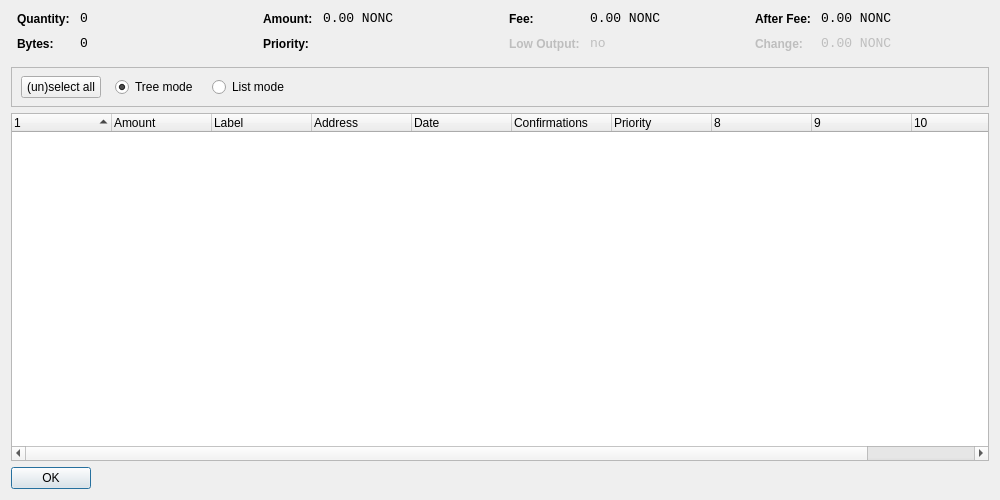
<?xml version="1.0" encoding="UTF-8"?>
<ui version="4.0">
 <class>CoinControlDialog</class>
 <widget class="QDialog" name="CoinControlDialog">
  <property name="geometry">
   <rect>
    <x>0</x>
    <y>0</y>
    <width>1000</width>
    <height>500</height>
   </rect>
  </property>
  <property name="windowTitle">
   <string>Coin Control</string>
  </property>
  <layout class="QVBoxLayout" name="verticalLayout">
   <item>
    <layout class="QHBoxLayout" name="horizontalLayoutTop" stretch="0,0,0,0">
     <property name="topMargin">
      <number>0</number>
     </property>
     <property name="bottomMargin">
      <number>10</number>
     </property>
     <item>
      <layout class="QFormLayout" name="formLayoutCoinControl1">
       <property name="horizontalSpacing">
        <number>10</number>
       </property>
       <property name="verticalSpacing">
        <number>10</number>
       </property>
       <property name="leftMargin">
        <number>6</number>
       </property>
       <property name="rightMargin">
        <number>6</number>
       </property>
       <item row="0" column="0">
        <widget class="QLabel" name="labelCoinControlQuantityText">
         <property name="styleSheet">
          <string notr="true">font-weight:bold;</string>
         </property>
         <property name="text">
          <string>Quantity:</string>
         </property>
        </widget>
       </item>
       <item row="0" column="1">
        <widget class="QLabel" name="labelCoinControlQuantity">
         <property name="font">
          <font>
           <family>Monospace</family>
           <pointsize>10</pointsize>
          </font>
         </property>
         <property name="cursor">
          <cursorShape>IBeamCursor</cursorShape>
         </property>
         <property name="contextMenuPolicy">
          <enum>Qt::ActionsContextMenu</enum>
         </property>
         <property name="text">
          <string>0</string>
         </property>
         <property name="textInteractionFlags">
          <set>Qt::LinksAccessibleByMouse|Qt::TextSelectableByKeyboard|Qt::TextSelectableByMouse</set>
         </property>
        </widget>
       </item>
       <item row="1" column="0">
        <widget class="QLabel" name="labelCoinControlBytesText">
         <property name="styleSheet">
          <string notr="true">font-weight:bold;</string>
         </property>
         <property name="text">
          <string>Bytes:</string>
         </property>
        </widget>
       </item>
       <item row="1" column="1">
        <widget class="QLabel" name="labelCoinControlBytes">
         <property name="font">
          <font>
           <family>Monospace</family>
           <pointsize>10</pointsize>
          </font>
         </property>
         <property name="cursor">
          <cursorShape>IBeamCursor</cursorShape>
         </property>
         <property name="contextMenuPolicy">
          <enum>Qt::ActionsContextMenu</enum>
         </property>
         <property name="text">
          <string>0</string>
         </property>
         <property name="textInteractionFlags">
          <set>Qt::LinksAccessibleByMouse|Qt::TextSelectableByKeyboard|Qt::TextSelectableByMouse</set>
         </property>
        </widget>
       </item>
      </layout>
     </item>
     <item>
      <layout class="QFormLayout" name="formLayoutCoinControl2">
       <property name="horizontalSpacing">
        <number>10</number>
       </property>
       <property name="verticalSpacing">
        <number>10</number>
       </property>
       <property name="leftMargin">
        <number>6</number>
       </property>
       <property name="rightMargin">
        <number>6</number>
       </property>
       <item row="0" column="0">
        <widget class="QLabel" name="labelCoinControlAmountText">
         <property name="styleSheet">
          <string notr="true">font-weight:bold;</string>
         </property>
         <property name="text">
          <string>Amount:</string>
         </property>
        </widget>
       </item>
       <item row="0" column="1">
        <widget class="QLabel" name="labelCoinControlAmount">
         <property name="font">
          <font>
           <family>Monospace</family>
           <pointsize>10</pointsize>
          </font>
         </property>
         <property name="cursor">
          <cursorShape>IBeamCursor</cursorShape>
         </property>
         <property name="contextMenuPolicy">
          <enum>Qt::ActionsContextMenu</enum>
         </property>
         <property name="text">
          <string>0.00 NONC</string>
         </property>
         <property name="textInteractionFlags">
          <set>Qt::LinksAccessibleByMouse|Qt::TextSelectableByKeyboard|Qt::TextSelectableByMouse</set>
         </property>
        </widget>
       </item>
       <item row="1" column="0">
        <widget class="QLabel" name="labelCoinControlPriorityText">
         <property name="styleSheet">
          <string notr="true">font-weight:bold;</string>
         </property>
         <property name="text">
          <string>Priority:</string>
         </property>
        </widget>
       </item>
       <item row="1" column="1">
        <widget class="QLabel" name="labelCoinControlPriority">
         <property name="font">
          <font>
           <family>Monospace</family>
           <pointsize>10</pointsize>
          </font>
         </property>
         <property name="cursor">
          <cursorShape>IBeamCursor</cursorShape>
         </property>
         <property name="contextMenuPolicy">
          <enum>Qt::ActionsContextMenu</enum>
         </property>
         <property name="text">
          <string/>
         </property>
         <property name="textInteractionFlags">
          <set>Qt::LinksAccessibleByMouse|Qt::TextSelectableByKeyboard|Qt::TextSelectableByMouse</set>
         </property>
        </widget>
       </item>
      </layout>
     </item>
     <item>
      <layout class="QFormLayout" name="formLayoutCoinControl3">
       <property name="horizontalSpacing">
        <number>10</number>
       </property>
       <property name="verticalSpacing">
        <number>10</number>
       </property>
       <property name="leftMargin">
        <number>6</number>
       </property>
       <property name="rightMargin">
        <number>6</number>
       </property>
       <item row="0" column="0">
        <widget class="QLabel" name="labelCoinControlFeeText">
         <property name="styleSheet">
          <string notr="true">font-weight:bold;</string>
         </property>
         <property name="text">
          <string>Fee:</string>
         </property>
        </widget>
       </item>
       <item row="0" column="1">
        <widget class="QLabel" name="labelCoinControlFee">
         <property name="font">
          <font>
           <family>Monospace</family>
           <pointsize>10</pointsize>
          </font>
         </property>
         <property name="cursor">
          <cursorShape>IBeamCursor</cursorShape>
         </property>
         <property name="contextMenuPolicy">
          <enum>Qt::ActionsContextMenu</enum>
         </property>
         <property name="text">
          <string>0.00 NONC</string>
         </property>
         <property name="textInteractionFlags">
          <set>Qt::LinksAccessibleByMouse|Qt::TextSelectableByKeyboard|Qt::TextSelectableByMouse</set>
         </property>
        </widget>
       </item>
       <item row="1" column="0">
        <widget class="QLabel" name="labelCoinControlLowOutputText">
         <property name="enabled">
          <bool>false</bool>
         </property>
         <property name="styleSheet">
          <string notr="true">font-weight:bold;</string>
         </property>
         <property name="text">
          <string>Low Output:</string>
         </property>
        </widget>
       </item>
       <item row="1" column="1">
        <widget class="QLabel" name="labelCoinControlLowOutput">
         <property name="enabled">
          <bool>false</bool>
         </property>
         <property name="font">
          <font>
           <family>Monospace</family>
           <pointsize>10</pointsize>
          </font>
         </property>
         <property name="cursor">
          <cursorShape>IBeamCursor</cursorShape>
         </property>
         <property name="contextMenuPolicy">
          <enum>Qt::ActionsContextMenu</enum>
         </property>
         <property name="text">
          <string>no</string>
         </property>
         <property name="textInteractionFlags">
          <set>Qt::LinksAccessibleByMouse|Qt::TextSelectableByKeyboard|Qt::TextSelectableByMouse</set>
         </property>
        </widget>
       </item>
      </layout>
     </item>
     <item>
      <layout class="QFormLayout" name="formLayoutCoinControl4">
       <property name="horizontalSpacing">
        <number>10</number>
       </property>
       <property name="verticalSpacing">
        <number>10</number>
       </property>
       <property name="leftMargin">
        <number>6</number>
       </property>
       <property name="rightMargin">
        <number>6</number>
       </property>
       <item row="0" column="0">
        <widget class="QLabel" name="labelCoinControlAfterFeeText">
         <property name="styleSheet">
          <string notr="true">font-weight:bold;</string>
         </property>
         <property name="text">
          <string>After Fee:</string>
         </property>
        </widget>
       </item>
       <item row="0" column="1">
        <widget class="QLabel" name="labelCoinControlAfterFee">
         <property name="font">
          <font>
           <family>Monospace</family>
           <pointsize>10</pointsize>
          </font>
         </property>
         <property name="cursor">
          <cursorShape>IBeamCursor</cursorShape>
         </property>
         <property name="contextMenuPolicy">
          <enum>Qt::ActionsContextMenu</enum>
         </property>
         <property name="text">
          <string>0.00 NONC</string>
         </property>
         <property name="textInteractionFlags">
          <set>Qt::LinksAccessibleByMouse|Qt::TextSelectableByKeyboard|Qt::TextSelectableByMouse</set>
         </property>
        </widget>
       </item>
       <item row="1" column="0">
        <widget class="QLabel" name="labelCoinControlChangeText">
         <property name="enabled">
          <bool>false</bool>
         </property>
         <property name="styleSheet">
          <string notr="true">font-weight:bold;</string>
         </property>
         <property name="text">
          <string>Change:</string>
         </property>
        </widget>
       </item>
       <item row="1" column="1">
        <widget class="QLabel" name="labelCoinControlChange">
         <property name="enabled">
          <bool>false</bool>
         </property>
         <property name="font">
          <font>
           <family>Monospace</family>
           <pointsize>10</pointsize>
          </font>
         </property>
         <property name="cursor">
          <cursorShape>IBeamCursor</cursorShape>
         </property>
         <property name="contextMenuPolicy">
          <enum>Qt::ActionsContextMenu</enum>
         </property>
         <property name="text">
          <string>0.00 NONC</string>
         </property>
         <property name="textInteractionFlags">
          <set>Qt::LinksAccessibleByMouse|Qt::TextSelectableByKeyboard|Qt::TextSelectableByMouse</set>
         </property>
        </widget>
       </item>
      </layout>
     </item>
    </layout>
   </item>
   <item>
    <widget class="QFrame" name="frame">
     <property name="minimumSize">
      <size>
       <width>0</width>
       <height>40</height>
      </size>
     </property>
     <property name="frameShape">
      <enum>QFrame::StyledPanel</enum>
     </property>
     <property name="frameShadow">
      <enum>QFrame::Sunken</enum>
     </property>
     <widget class="QWidget" name="horizontalLayoutWidget">
      <property name="geometry">
       <rect>
        <x>10</x>
        <y>0</y>
        <width>781</width>
        <height>41</height>
       </rect>
      </property>
      <layout class="QHBoxLayout" name="horizontalLayoutPanel" stretch="0,0,0,0">
       <property name="spacing">
        <number>14</number>
       </property>
       <item>
        <widget class="QPushButton" name="pushButtonSelectAll">
         <property name="sizePolicy">
          <sizepolicy hsizetype="Maximum" vsizetype="Fixed">
           <horstretch>0</horstretch>
           <verstretch>0</verstretch>
          </sizepolicy>
         </property>
         <property name="text">
          <string>(un)select all</string>
         </property>
        </widget>
       </item>
       <item>
        <widget class="QRadioButton" name="radioTreeMode">
         <property name="sizePolicy">
          <sizepolicy hsizetype="Maximum" vsizetype="Fixed">
           <horstretch>0</horstretch>
           <verstretch>0</verstretch>
          </sizepolicy>
         </property>
         <property name="text">
          <string>Tree mode</string>
         </property>
         <property name="checked">
          <bool>true</bool>
         </property>
        </widget>
       </item>
       <item>
        <widget class="QRadioButton" name="radioListMode">
         <property name="sizePolicy">
          <sizepolicy hsizetype="Maximum" vsizetype="Fixed">
           <horstretch>0</horstretch>
           <verstretch>0</verstretch>
          </sizepolicy>
         </property>
         <property name="text">
          <string>List mode</string>
         </property>
        </widget>
       </item>
       <item>
        <spacer name="horizontalSpacer">
         <property name="orientation">
          <enum>Qt::Horizontal</enum>
         </property>
         <property name="sizeHint" stdset="0">
          <size>
           <width>40</width>
           <height>20</height>
          </size>
         </property>
        </spacer>
       </item>
      </layout>
     </widget>
    </widget>
   </item>
   <item>
    <widget class="CoinControlTreeWidget" name="treeWidget">
     <property name="contextMenuPolicy">
      <enum>Qt::CustomContextMenu</enum>
     </property>
     <property name="sortingEnabled">
      <bool>false</bool>
     </property>
     <property name="columnCount">
      <number>11</number>
     </property>
     <attribute name="headerShowSortIndicator" stdset="0">
      <bool>true</bool>
     </attribute>
     <attribute name="headerStretchLastSection">
      <bool>false</bool>
     </attribute>
     <column>
      <property name="text">
       <string/>
      </property>
     </column>
     <column>
      <property name="text">
       <string>Amount</string>
      </property>
     </column>
     <column>
      <property name="text">
       <string>Label</string>
      </property>
     </column>
     <column>
      <property name="text">
       <string>Address</string>
      </property>
     </column>
     <column>
      <property name="text">
       <string>Date</string>
      </property>
     </column>
     <column>
      <property name="text">
       <string>Confirmations</string>
      </property>
      <property name="toolTip">
       <string>Confirmed</string>
      </property>
     </column>
     <column>
      <property name="text">
       <string>Priority</string>
      </property>
     </column>
     <column>
      <property name="text">
       <string/>
      </property>
     </column>
     <column>
      <property name="text">
       <string/>
      </property>
     </column>
     <column>
      <property name="text">
       <string/>
      </property>
     </column>
     <column>
      <property name="text">
       <string/>
      </property>
     </column>
    </widget>
   </item>
   <item>
    <widget class="QDialogButtonBox" name="buttonBox">
     <property name="sizePolicy">
      <sizepolicy hsizetype="Maximum" vsizetype="Fixed">
       <horstretch>0</horstretch>
       <verstretch>0</verstretch>
      </sizepolicy>
     </property>
     <property name="orientation">
      <enum>Qt::Horizontal</enum>
     </property>
     <property name="standardButtons">
      <set>QDialogButtonBox::Ok</set>
     </property>
    </widget>
   </item>
  </layout>
 </widget>
 <customwidgets>
  <customwidget>
   <class>CoinControlTreeWidget</class>
   <extends>QTreeWidget</extends>
   <header>coincontroltreewidget.h</header>
  </customwidget>
 </customwidgets>
 <resources/>
 <connections/>
</ui>
